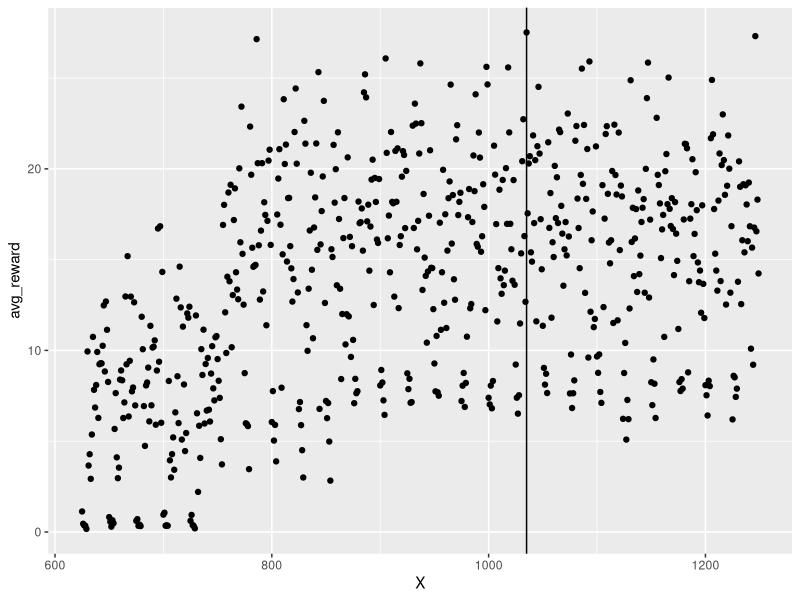
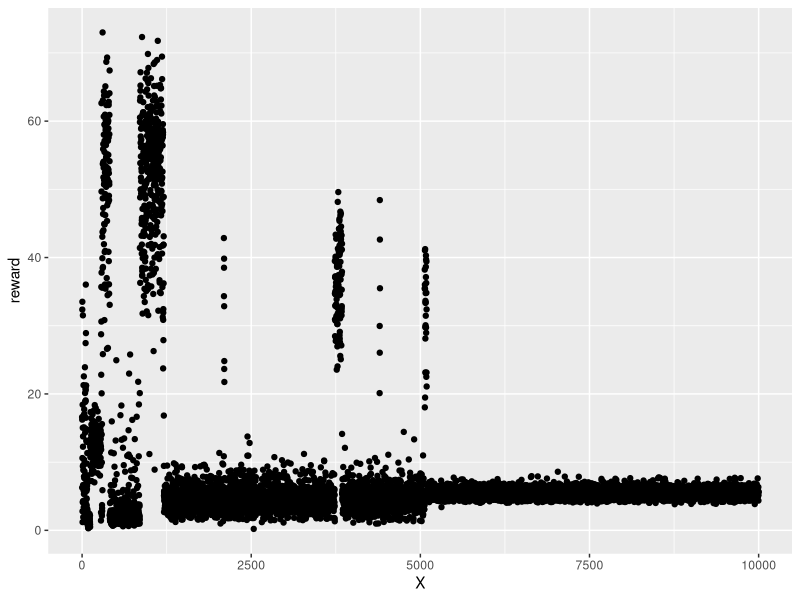
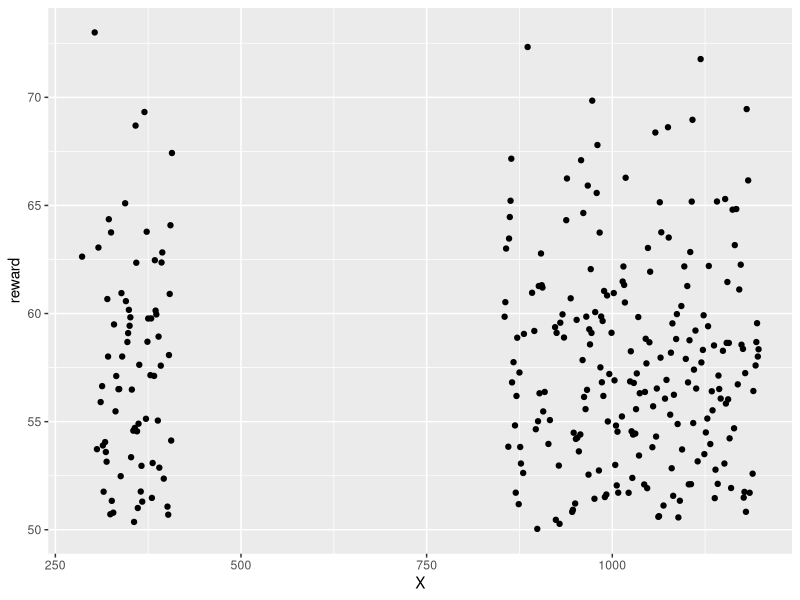
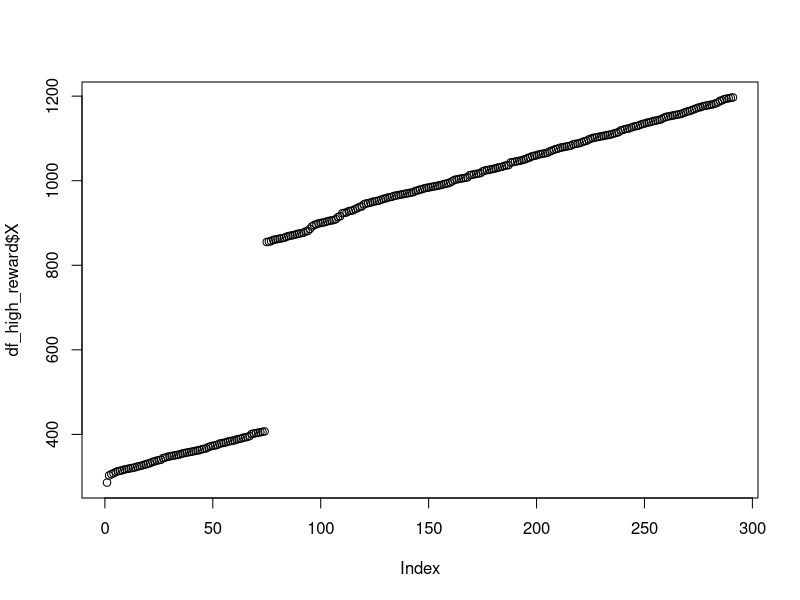

R code for these plots, in order:
library(dplyr)
library(ggplot2)


# Grid search analysis
df <- read.csv('metrics/grid_rewards.csv')

# Plots
ggplot_data <- df %>% 
    filter(tau == 13)
ggplot(data=ggplot_data) +
    geom_point(aes(x=X, y=avg_reward)) + 
    geom_vline(xintercept = 1035)

# Statistics
high_reward <- df %>% 
    arrange(desc(avg_reward))

high_reward[seq(10),] %>% filter(tau == 13)

# Best parameters
# tau = 13
# kappa = 1000
# beta = 0.0025
# sigma = 5.25
# delta_t <= 2


# Deep model matrix analysis, ten thousand episode run
df <- read.csv('dep_deep_backprop_results/ten_thousand/metrics.csv')

# Only take rewards bigger than 50
df_high_reward <- df %>%
    filter(reward > 50)

ggplot(data=df) +
    geom_point(aes(x=X, y=reward)) 

ggplot(data=df_high_reward) +
    geom_point(aes(x=X, y=reward))

plot(df_high_reward$X)
